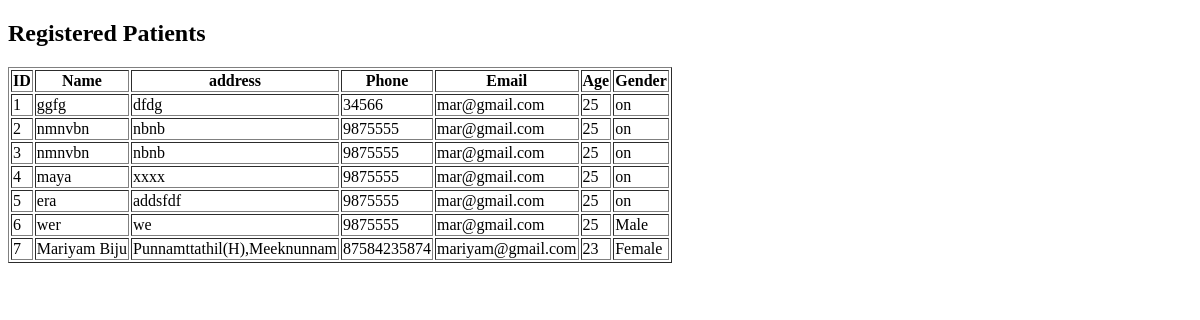
Before: /patient_list/ with the older database file.
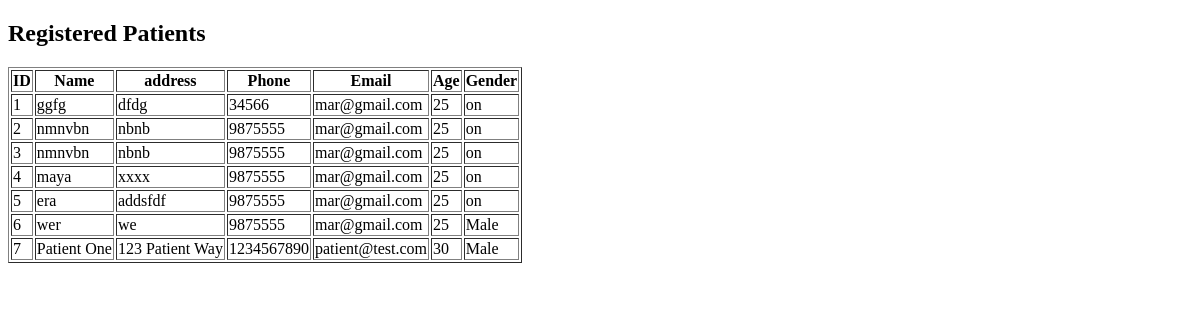
After: the same page with the newer database file.
### guest/models.py (models this page shows)
class tbl_patient(models.Model):
    GENDER_CHOICES =[
        ('M','Male'),
        ('F','Female'),
        ('O','Other'),
    ]
    first_name=models.CharField(max_length=20)
    address=models.TextField(blank=True)
    phone=models.CharField(max_length=20)
    email = models.EmailField(max_length=254)  # 254 is the default
    age=models.CharField(max_length=3)
    gender=models.CharField(max_length=1,choices=GENDER_CHOICES)
    pass_word=models.CharField(max_length=128) # 128 is standard for hashed passwords

### guest/views.py (the view)
# urls.py: path('patient_list/',views.patient_list,name='patient_list'),
def patient_list(request):
    patients=tbl_patient.objects.all()
    return render(request,'guest/patient_list.html',{'patients':patients})

### guest/Templates/guest/patient_list.html (shortened to what this page needs)
<!DOCTYPE html>
<html lang="en">
<head>
</head>
<body>
    <h2>Registered Patients</h2>
   <form action="" method="post">
    <table border="1">
        <tr>
            <th>ID</th>
            <th>Name</th>
            <th>address</th>
            <th>Phone</th>
            <th>Email</th>
            <th>Age</th>
            <th>Gender</th>
        </tr>
        {% for patient in patients%}
        <tr>
            <td>{{ forloop.counter}}</td>
            <td>{{patient.first_name}}</td>
            <td>{{patient.address}}</td>
            <td>{{patient.phone}}</td>
            <td>{{patient.email}}</td>
            <td>{{patient.age}}</td>
            <td>{{patient.get_gender_display}}</td>
        </tr>
        {% endfor%}
    </table>
   </form>
</body>
</html>

Changed rows visible on the page:
removed tbl_patient: first_name "Mariyam Biju", address "Punnamttathil(H),Meeknunnam", phone "87584235874", email "mariyam@gmail.com", age "23", gender "Female"
added tbl_patient: first_name "Patient One", address "123 Patient Way", phone "1234567890", email "patient@test.com", age "30", gender "Male"
